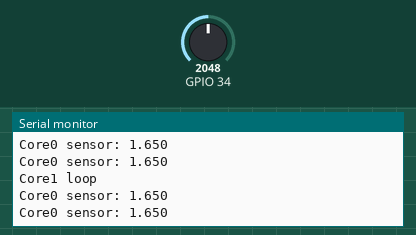
Simulated run of this sketch. Board: ESP32. On the bench: the last lines printed to the serial monitor. The test bench sets the inputs (shaded band); at power-on: GPIO 34 = 2048.

Above: at 1.2 s.
1.3 s: GPIO 34 set to 2866
At 1.31 s:
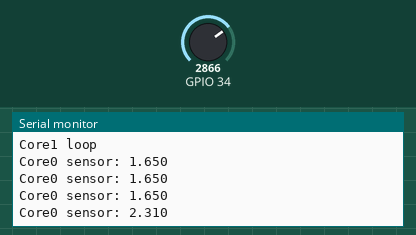
2.8 s: GPIO 34 set to 3603
At 4.51 s:
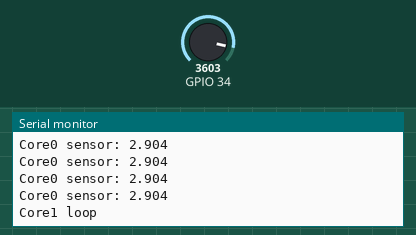
Timing chart, 0 to 6.0 s (numbered marks = the images above; inputs shaded):
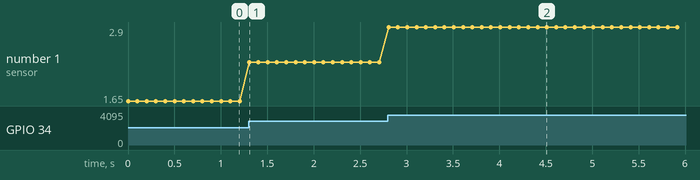

The sketch:

esp32_dual_core.ino
```cpp
// snippet: esp32_dual_core
// tags: esp32, freertos, task, core, dual-core, parallel, rtos, multitask
// boards: esp32
// library: none
// description: Run tasks on both ESP32 cores using FreeRTOS — sensor read on core 0, loop on core 1
// prompts: ESP32 dual core FreeRTOS, run tasks both cores, parallel tasks ESP32, core 0 core 1, RTOS xTaskCreatePinnedToCore

TaskHandle_t sensorTask;

void readSensors(void* param) {
  for (;;) {
    float v = analogRead(34) * (3.3f / 4095.0f);
    Serial.print("Core0 sensor: "); Serial.println(v, 3);
    vTaskDelay(pdMS_TO_TICKS(100));
  }
}

void setup() {
  Serial.begin(115200);

  xTaskCreatePinnedToCore(
    readSensors,
    "SensorTask",
    4096,       // stack size (bytes)
    NULL,       // parameter
    1,          // priority
    &sensorTask,
    0           // core 0
  );
}

void loop() {
  // core 1 (default Arduino loop core)
  Serial.println("Core1 loop");
  delay(500);
}
```

Measured:
- after the input at 1.3 s, the serial monitor: prints a new line at once (image 1)
- after the input at 2.8 s, the serial monitor: prints a new line at once (image 2)
- plotted number 1: 1.65 → 2.31 after the input at 1.3 s, 2.31 → 2.9 after the input at 2.8 s
